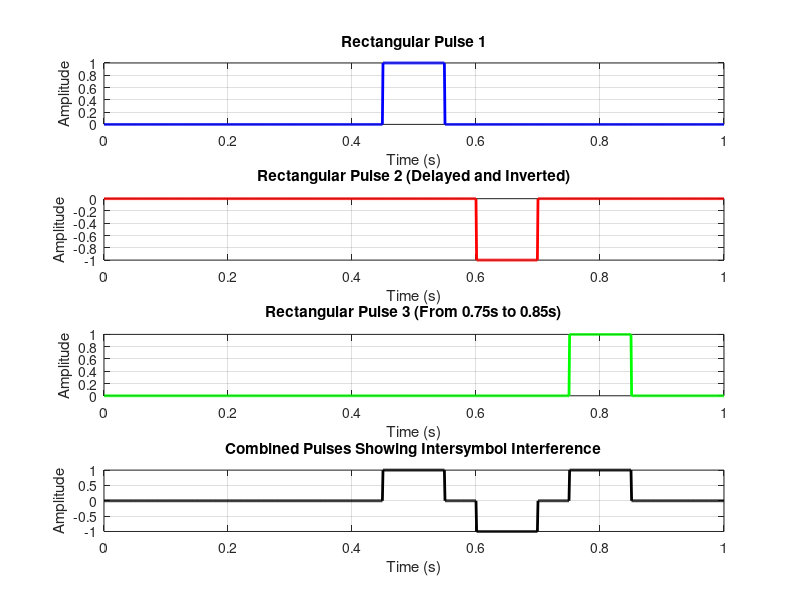

This figure's MATLAB source: (Note: this script raises an error after producing the figure.)
% Parameters
fs = 1000;                % Sampling frequency (Hz)
T = 1;                    % Duration of the signal (seconds)
t = 0:1/fs:T;            % Time vector

% Rectangular pulse parameters
w1 = 0.1;                % Width of the first pulse (seconds)
w2 = 0.1;                % Width of the second pulse (seconds)
delay = 0.15;            % Delay for the second pulse (seconds)

% Generate rectangular pulses
pulse1 = rectpuls(t - (T/2), w1);   % First pulse centered at T/2
pulse2 = -1 * rectpuls(t - (T/2 + delay), w2); % Inverted second pulse
pulse3 = rectpuls(t - 0.8, w1);      % Third pulse from 0.75s to 0.85s

% Combine pulses to observe ISI
combined_pulses = pulse1 + pulse2 + pulse3; % Include third pulse in combination

% Fourier Transform of each pulse
N = length(t);               % Number of points in the signal
f1 = fft(pulse1, N);        % FFT of Pulse 1
f2 = fft(pulse2, N);        % FFT of Pulse 2
f3 = fft(pulse3, N);        % FFT of Pulse 3

% Shift zero frequency component to center
f1_shifted = fftshift(f1);
f2_shifted = fftshift(f2);
f3_shifted = fftshift(f3);

% Combine Fourier Transforms
combined_f_transform = f1_shifted + f2_shifted + f3_shifted;

% Frequency range calculation (only positive frequencies)
f_range = linspace(0, fs, N); 

% Plotting time domain pulses
figure;

% First Pulse
subplot(4, 1, 1);
plot(t, pulse1, 'b', 'LineWidth', 2);
title('Rectangular Pulse 1');
xlabel('Time (s)');
ylabel('Amplitude');
grid on;

% Second Pulse
subplot(4, 1, 2);
plot(t, pulse2, 'r', 'LineWidth', 2);
title('Rectangular Pulse 2 (Delayed and Inverted)');
xlabel('Time (s)');
ylabel('Amplitude');
grid on;

% Third Pulse
subplot(4, 1, 3);
plot(t, pulse3, 'g', 'LineWidth', 2);
title('Rectangular Pulse 3 (From 0.75s to 0.85s)');
xlabel('Time (s)');
ylabel('Amplitude');
grid on;

% Combined Pulses
subplot(4, 1, 4);
plot(t, combined_pulses, 'k', 'LineWidth', 2);
title('Combined Pulses Showing Intersymbol Interference');
xlabel('Time (s)');
ylabel('Amplitude');
grid on;

% Adjust layout for time domain plots
sgtitle('Intersymbol Interference with Rectangular Pulses'); 

% Create a new figure for frequency domain plots
figure;

% Plot Fourier Transforms without starting from origin
subplot(4, 1, 1);
plot(f_range, abs(f1)/N, 'b', 'LineWidth', 2); % Normalized magnitude
xlim([0 fs/2]); % Limit x-axis to positive frequencies only
title('Fourier Transform of Rectangular Pulse 1');
xlabel('Frequency (Hz)');
ylabel('Magnitude');
grid on;

subplot(4, 1, 2);
plot(f_range, abs(f2)/N, 'r', 'LineWidth', 2); % Normalized magnitude
xlim([0 fs/2]); % Limit x-axis to positive frequencies only
title('Fourier Transform of Rectangular Pulse 2');
xlabel('Frequency (Hz)');
ylabel('Magnitude');
grid on;

subplot(4, 1, 3);
plot(f_range, abs(f3)/N, 'g', 'LineWidth', 2); % Normalized magnitude
xlim([0 fs/2]); % Limit x-axis to positive frequencies only
title('Fourier Transform of Rectangular Pulse 3');
xlabel('Frequency (Hz)');
ylabel('Magnitude');
grid on;

% Combined Fourier Transform Plot without starting from origin
subplot(4, 1, 4);
plot(f_range, abs(combined_f_transform)/N, 'k', 'LineWidth', 2); % Normalized magnitude
xlim([0 fs/2]); % Limit x-axis to positive frequencies only
title('Combined Fourier Transform of All Pulses');
xlabel('Frequency (Hz)');
ylabel('Magnitude');
grid on;

% Adjust layout for frequency domain plots
sgtitle('Fourier Transforms of Rectangular Pulses');